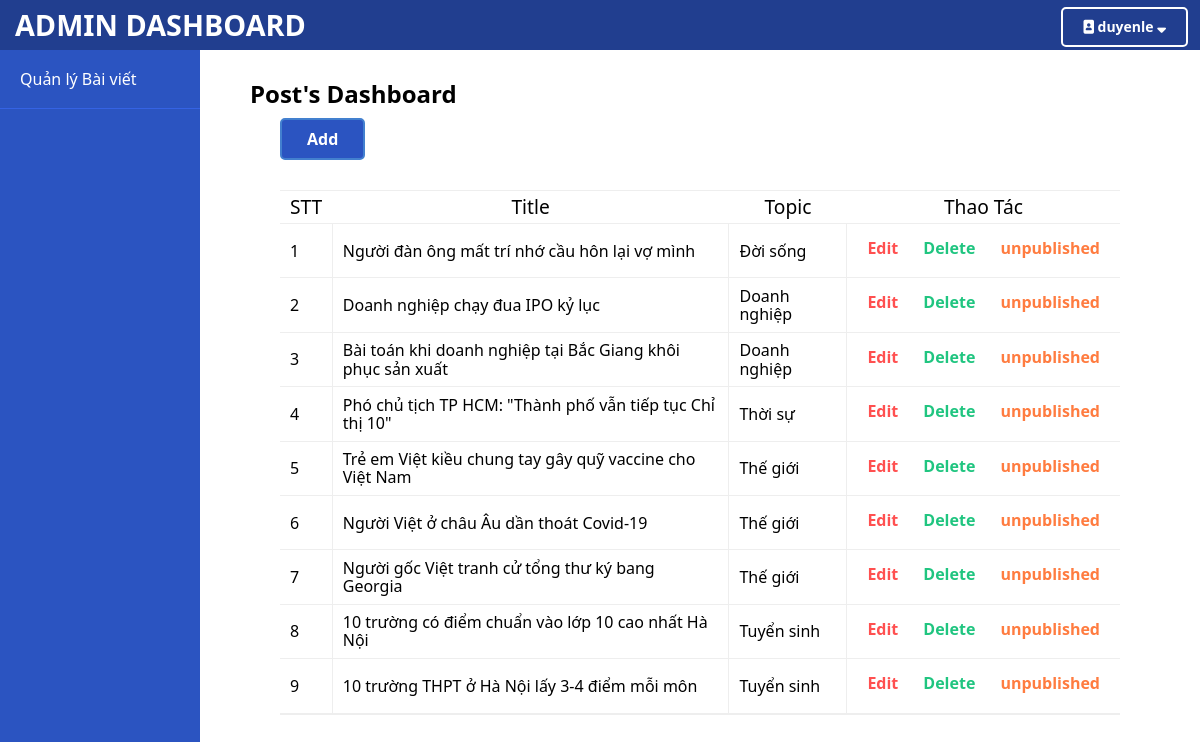
Screenshot of /admin/article/index.php (signed in) with the database file from the repository.
### tables this page shows
CREATE TABLE `posts` (
  `id` int(11) NOT NULL,
  `user_id` int(11) NOT NULL,
  `topic_id` int(11) NOT NULL,
  `title` varchar(255) NOT NULL,
  `content` text NOT NULL,
  `slug` varchar(255) NOT NULL,
  `image_path` varchar(255) NOT NULL,
  `IsPublished` tinyint(1) NOT NULL,
  `views` int(11) NOT NULL,
  `create_date` datetime NOT NULL DEFAULT current_timestamp(),
  `update_date` timestamp NOT NULL DEFAULT current_timestamp() ON UPDATE current_timestamp()
);

CREATE TABLE `topics` (
  `id` int(11) NOT NULL,
  `parent_topic_id` int(11) DEFAULT NULL,
  `name` varchar(255) NOT NULL
);

### include/db-functions.php (called while the page is built, shortened)
<?php
require('config.php');
function getPostsOfAuthor($user_id)
{
    global $conn;
    $sql = "SELECT * FROM posts WHERE user_id = $user_id";
    $result = mysqli_query($conn, $sql);
    $posts = mysqli_fetch_all($result, MYSQLI_ASSOC);
    $final = array();
    foreach ($posts as $post) {
        array_push($final, $post);
    }
    return $final;
}
function getTopicNameByID($id)
{
    if ($id !== null) {
        global $conn;
        $sql = "SELECT `name` FROM topics WHERE `id`=$id";
        $result = mysqli_query($conn, $sql);
        $final = mysqli_fetch_array($result);
        return $final['name'];
    }
}

### admin/article/index.php (the view, shortened to what this page needs)
<?php
require_once(ROOT_PATH . '/include/db-functions.php');
if (isset($_SESSION['user_id']) && $_SESSION['user_role_id'] !== 3) {
    ?>
<?php
include(ROOT_PATH . '/admin/include/head.php'); ?>
</head>
<body>
    <div class="admin-header">
        <div class="logo">
            <a href="<?php echo BASE_URL . "admin/dashboard.php"; ?>">ADMIN DASHBOARD</a>
        </div>
        <div class="menu">
            <ul id="main-menu">
                <li>
                    <a href="<?php echo BASE_URL . "profile.php" ?>" style="text-transform: none;"><span><i class="fas fa-portrait"></i></span> <?php echo $_SESSION['user_username'] ?> <span><i class="fas fa-sort-down"></i></span></a>
                </li>
            </ul>
        </div>
        </div>
    <div class="admin-wrap">
        <?php include(ROOT_PATH . '/admin/include/sidebar.php'); ?>
        <div class="admin-content">
            <h2 class="page-title">Post's Dashboard</h2>
            <div class="btn"><a href="add.php" class="add-btn">Add</a></div>
            <div class="content">
                <div class="post-table">
                    <table>
                        <thead>
                            <tr>
                                <th>STT</th>
                                <th>Title</th>
                                <th>Topic</th>
                                <th>Thao Tác</th>
                            </tr>
                        </thead>
                        <tbody>
                            <?php
                            if ($_SESSION['user_role_id'] ===1) {
                                $posts = GetAllPosts();
                            } else {
                                $posts = getPostsOfAuthor($_SESSION['user_id']);
                            }
    $STT = 1;
    foreach ($posts as $post) {?>
                            <tr>
                                <td><?php echo $STT; ?></td>
                                <td class="post_title">
                                    <span style="font-weight: 500;"><?php echo $post['title']; ?></span>
                                </td>
                                <td class="topic_name">
                                    <?php echo getTopicNameByID($post['topic_id']); ?>
                                </td>
                                <td class="thaotac">
                                    <div class="btn-group">
                                        <a href="edit.php?id=<?php echo $post['id']; ?>" class="edit-btn">Edit</a>
                                        <a href="index.php?delete_id=<?php echo $post['id']; ?>"
                                            class="delete-btn">Delete</a>
                                        <a href="index.php?PublishToggleId=<?php echo $post['id']; ?>&IsPublished=<?php echo($post['IsPublished'] ? 0 : 1) ?>" class="publish-btn">
                                        <?php echo(!$post['IsPublished'] ? 'published' : 'unpublished') ?>
                                        </a>
                                    </div>
                                </td>
                            </tr>
                            <?php
                        $STT++;
                        }; ?>
                        </tbody>
                    </table>
                </div>
            </div>
        </div>
    </div>
</body>
</html>
<?php
} else {
                            header('location: ' . BASE_URL);
                        }?>

### assets/css/admin-style.css (style rules this page uses)
* { box-sizing: border-box; padding: 0px; margin: 0px; font-family: 'Segoe UI', Tahoma, Geneva, Verdana, sans-serif; }
.admin-header { height: var(--admin-header-height); width: 100%; background-color: #213e8f; color: white; position: fixed; top: 0; left: 0; display: flex; justify-content: space-between; }
.admin-header .menu { margin-top: 5px; margin-right: 10px; }
.admin-header .logo { margin-top: 8px; }
.admin-header .logo a { text-decoration: none; color: white; padding: 5px 15px; font-size: 1.8rem; font-weight: 600; }
.admin-content { padding: 30px 50px; margin-left: var(--admin-sidebar-width); margin-top: var(--admin-header-height); overflow-y: auto; }
div.topic-table, div.post-table, div.user-table { padding: 30px; overflow: auto; margin: 0 auto; }
table { width: 80%; }
.post-table table { width: 100%; }
table::after { content: ""; display: block; clear: both; }
table, th, td { border-bottom: 1px solid #eeeeee; border-collapse: collapse; }
th, td { padding: 5px 10px; }
td { border-right: 1px solid #eeeeee; }
td:last-child { border-right: none; }
th { border-top: 1px solid #eeeeee; font-size: 1.2rem; font-weight: 500; }
.btn-group { display: flex; justify-content: center; }
.btn-group a { padding: 10px; margin: 0 5px 5px 0; border-radius: 5px; font-weight: 600; display: inline-block; text-decoration: none; }
.btn-group a:last-child { margin-right: 0; }
div.btn { display: block; }
.add-btn { border: 2px solid #4380cf; background-color: #2B54C1; color: white; margin: 10px 0 0 30px; padding: 10px 25px; border-radius: 5px; display: inline-block; font-weight: bold; text-decoration: none; }
.edit-btn { color: #ff5050; }
.delete-btn { color: #20c580; }
.publish-btn { color: #ff7c40; }
#main-menu { list-style-type: none; }
#main-menu li { text-align: left; }
#main-menu li::after { content: ""; display: block; clear: both; }
#main-menu li a { text-decoration: none; display: block; font-size: 14px; font-weight: 700; }
#main-menu > li { float: left; }
#main-menu > li > a { color: white; background-color: #213e8f; border: 2px solid white; border-radius: 5px; padding: 10px 20px; margin: 2px; text-transform: uppercase; }

### rows the page displays
posts: title "Người đàn ông mất trí nhớ cầu hôn lại vợ mình", topic.name "Đời sống", IsPublished "unpublished"
posts: title "Doanh nghiệp chạy đua IPO kỷ lục", topic.name "Doanh nghiệp", IsPublished "unpublished"
posts: title "Bài toán khi doanh nghiệp tại Bắc Giang khôi phục sản xuất", topic.name "Doanh nghiệp", IsPublished "unpublished"
posts: title "Phó chủ tịch TP HCM: \"Thành phố vẫn tiếp tục Chỉ thị 10\"", topic.name "Thời sự", IsPublished "unpublished"
posts: title "Trẻ em Việt kiều chung tay gây quỹ vaccine cho Việt Nam", topic.name "Thế giới", IsPublished "unpublished"
posts: title "Người Việt ở châu Âu dần thoát Covid-19", topic.name "Thế giới", IsPublished "unpublished"
posts: title "Người gốc Việt tranh cử tổng thư ký bang Georgia", topic.name "Thế giới", IsPublished "unpublished"
posts: title "10 trường có điểm chuẩn vào lớp 10 cao nhất Hà Nội", topic.name "Tuyển sinh", IsPublished "unpublished"
posts: title "10 trường THPT ở Hà Nội lấy 3-4 điểm mỗi môn", topic.name "Tuyển sinh", IsPublished "unpublished"

### other values shown
$_SESSION['user_username'] "duyenle"
